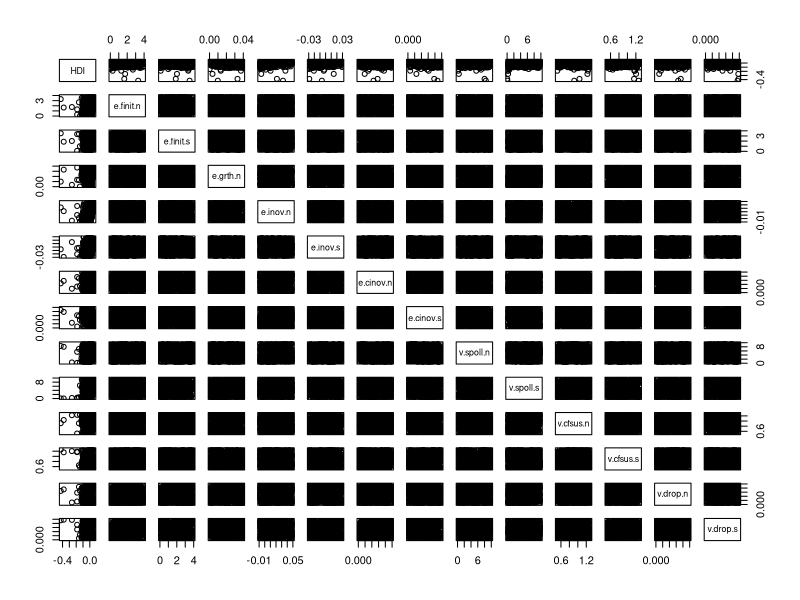
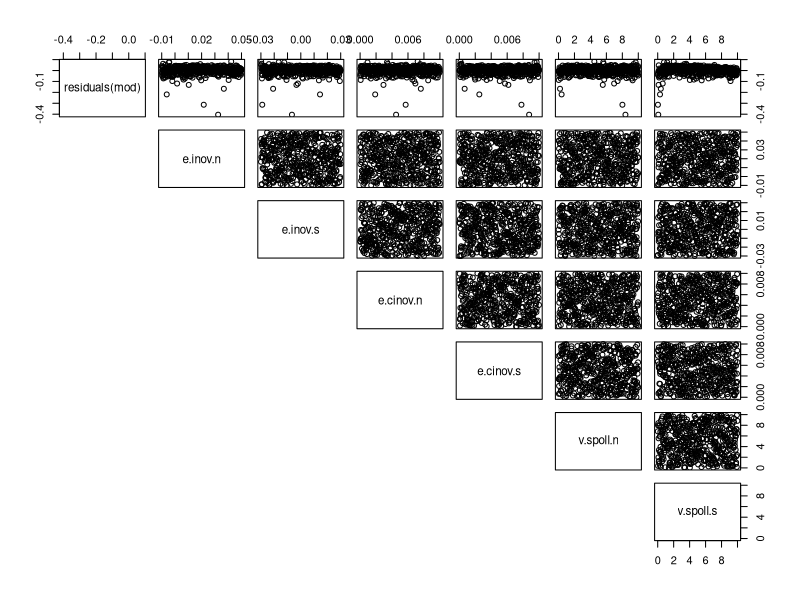
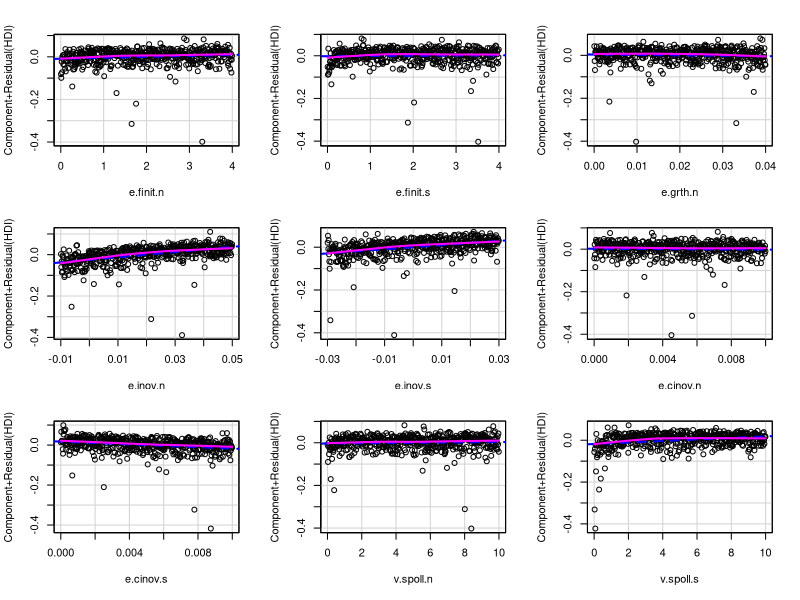
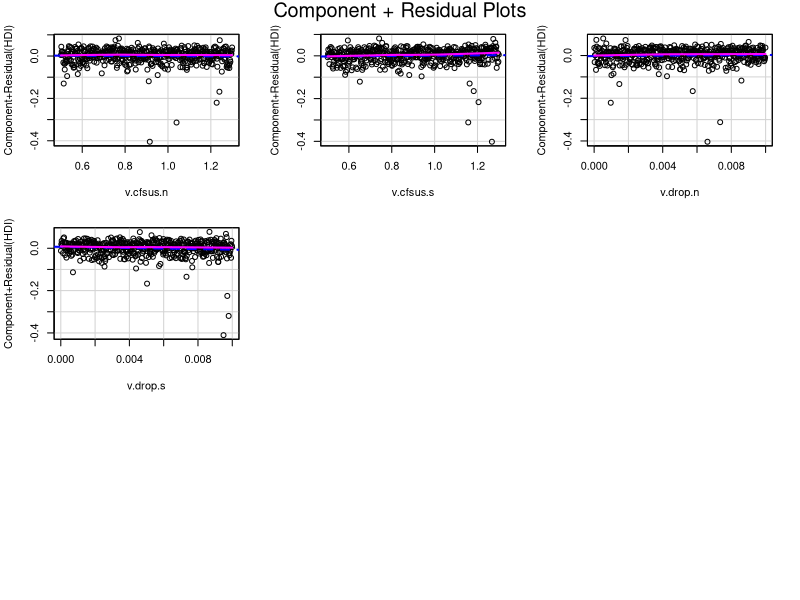
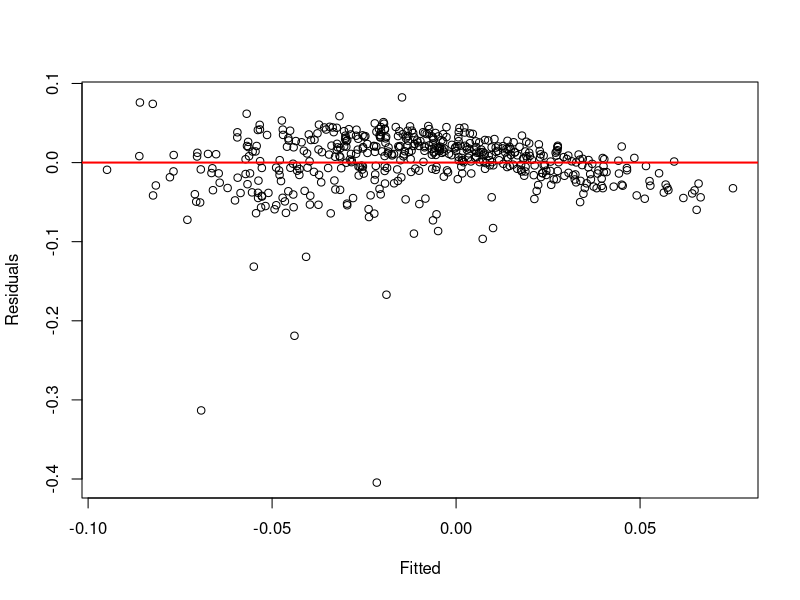
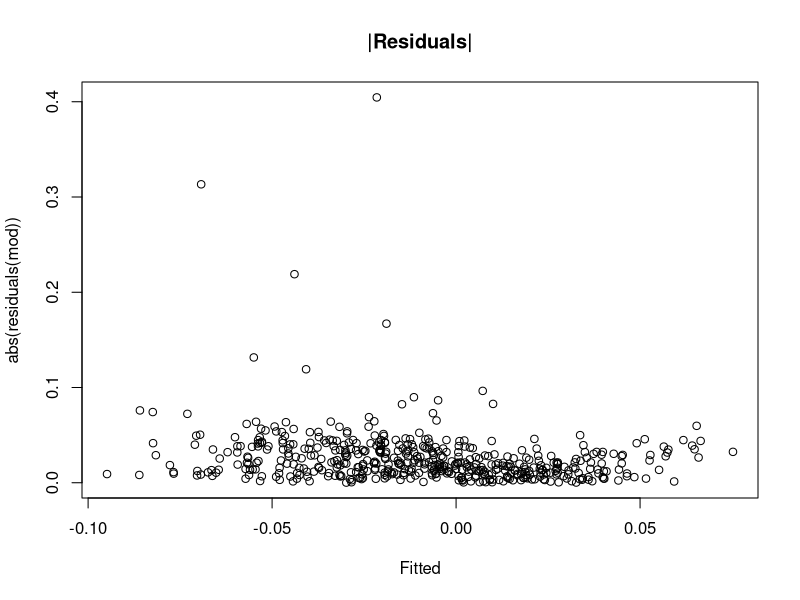
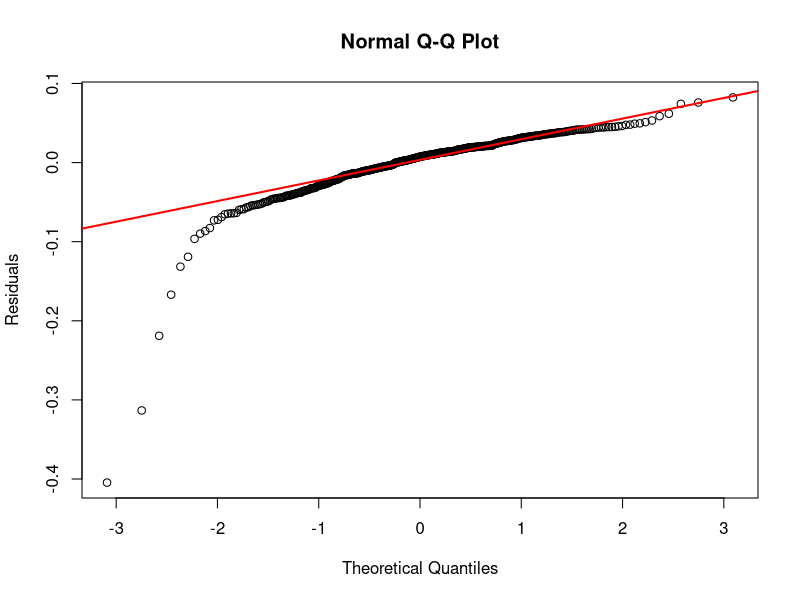
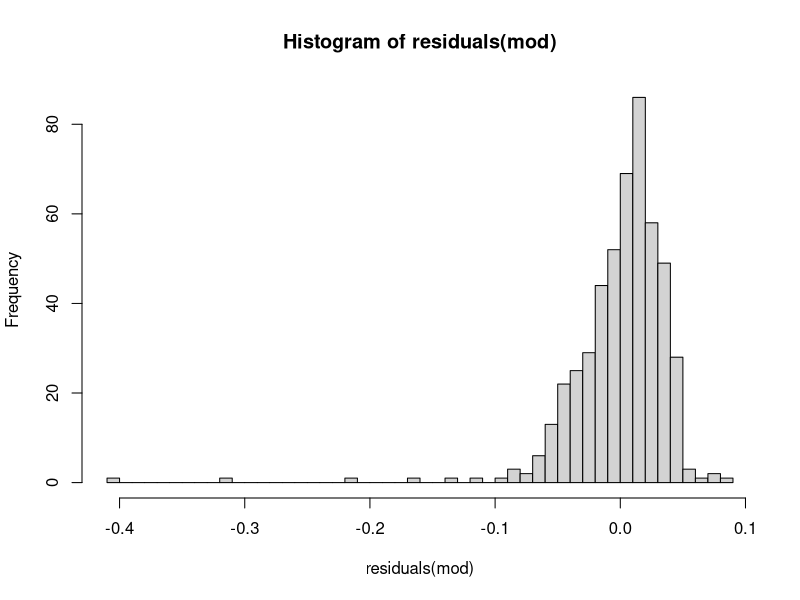

These figures' R source, in order:
# dependencies
library(plyr)
library(dplyr)
library(car)
library(lmtest)

# load data
dat <- read.csv("World3_subset.csv")[,-1]

# fit model
mod <- lm(HDI ~ ., dat)

# look for collinearity
pairs(dat)

# Assumption 1 - Expectation is 0
# If violated, we assume x_j on E(Y) when it is not
plot(cbind(residuals(mod), dat[,5:10]), lower.panel = NULL)

# Component residual plots (partial residual plots)
# Use 'car' package
crPlots(mod)

# Assumption 2 - constant variance
# Common issue is dependence of residuals on E(Y)
plot(fitted(mod), residuals(mod), xlab="Fitted", ylab="Residuals")
abline(h= c(-2,0,2), lwd = c(2,2,2), col=c("red", "red", "red"), lty = c(2,1,2))

plot(fitted(mod), abs(residuals(mod)), xlab="Fitted", main ="|Residuals|")

summary(lm(abs(residuals(mod)) ~ fitted(mod)))

# bptest(p) does the Breuch Pagan test to formally 
# check presence of heteroscedasticity. Low p-value
# indicates higher prob of heteroscedasticity.
bptest(mod)


# Assumption 3 - Normality of errors
# qqplot
qqnorm(residuals(mod), ylab="Residuals")
qqline(residuals(mod), col = "red", lwd = 2)
# histogram
hist(residuals(mod), breaks=50)

# Assumption 4 - Uncorrelated Errors
# Typical in time-series data. If errors are correlated, more advanced methods will
# come into play. Correlation may help us!
plot(residuals(mod))
acf(residuals(mod))
pacf(residuals(mod))



